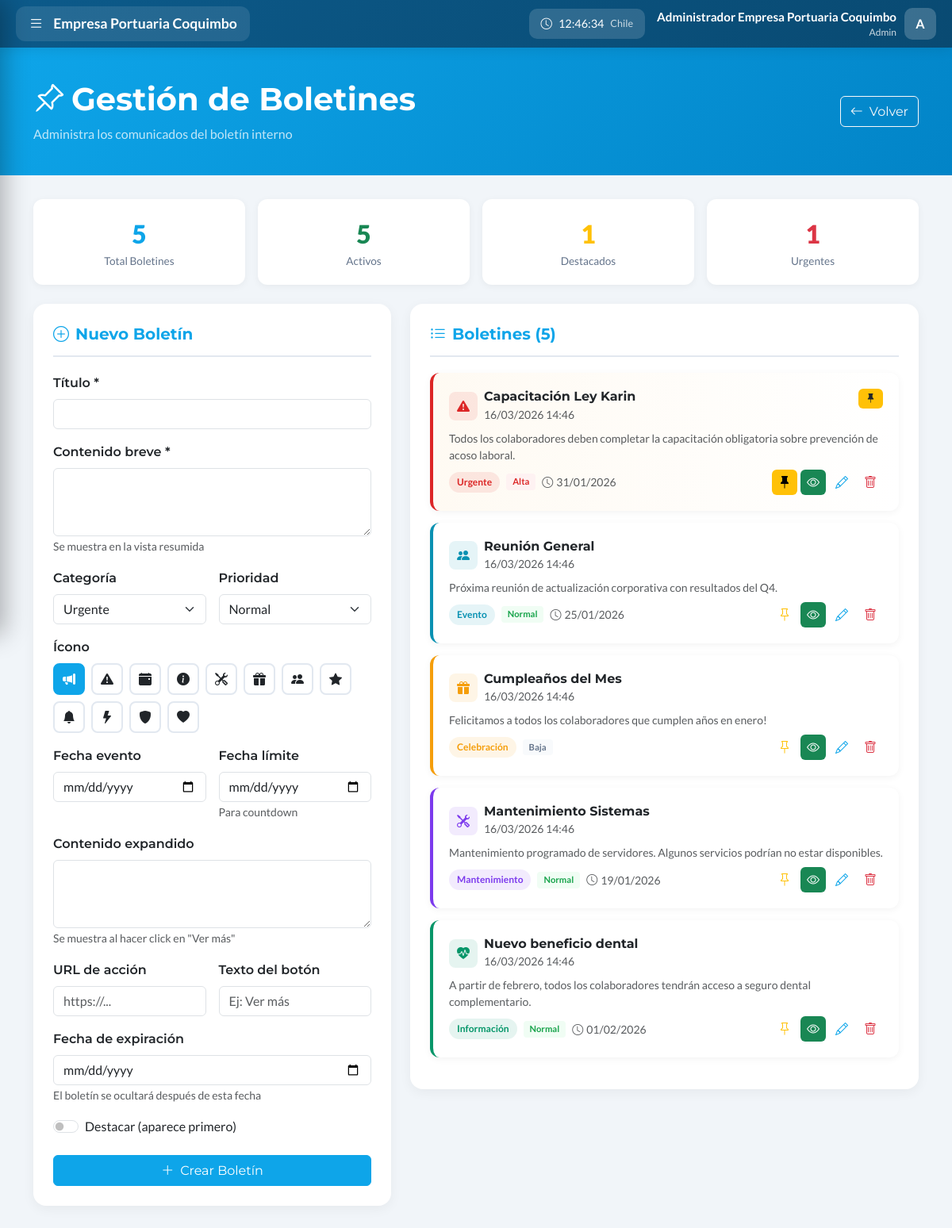
The page /admin_boletines.php (signed in) on the database its author committed.
### tables this page shows
CREATE TABLE IF NOT EXISTS users (
    id INT AUTO_INCREMENT PRIMARY KEY,
    name VARCHAR(100) NOT NULL,
    username VARCHAR(50) NOT NULL UNIQUE,
    email VARCHAR(150) NOT NULL UNIQUE,
    password VARCHAR(255) NOT NULL,
    role ENUM('admin', 'soporte', 'social', 'denuncia', 'user') NOT NULL DEFAULT 'user',
    is_active TINYINT(1) DEFAULT 1,
    last_login TIMESTAMP NULL,
    login_attempts INT DEFAULT 0,
    locked_until TIMESTAMP NULL,
    birthday DATE DEFAULT NULL,
    phone VARCHAR(20) DEFAULT NULL,
    department VARCHAR(100) DEFAULT NULL,
    position VARCHAR(100) DEFAULT NULL,
    avatar VARCHAR(255) DEFAULT NULL,
    bio TEXT DEFAULT NULL,
    created_at TIMESTAMP DEFAULT CURRENT_TIMESTAMP,
    updated_at TIMESTAMP DEFAULT CURRENT_TIMESTAMP ON UPDATE CURRENT_TIMESTAMP,
    INDEX idx_username (username),
    INDEX idx_email (email),
    INDEX idx_role (role)
);

CREATE TABLE IF NOT EXISTS bulletins (
    id INT AUTO_INCREMENT PRIMARY KEY,
    title VARCHAR(200) NOT NULL,
    content TEXT NOT NULL,
    category ENUM('urgent', 'event', 'info', 'maintenance', 'celebration') NOT NULL DEFAULT 'info',
    priority ENUM('low', 'normal', 'high') NOT NULL DEFAULT 'normal',
    icon VARCHAR(50) DEFAULT 'bi-megaphone',
    event_date DATE DEFAULT NULL,
    deadline_date DATE DEFAULT NULL,
    is_active TINYINT(1) DEFAULT 1,
    is_pinned TINYINT(1) DEFAULT 0,
    expanded_content TEXT DEFAULT NULL,
    action_url VARCHAR(500) DEFAULT NULL,
    action_label VARCHAR(100) DEFAULT NULL,
    author_id INT DEFAULT NULL,
    created_at TIMESTAMP DEFAULT CURRENT_TIMESTAMP,
    updated_at TIMESTAMP DEFAULT CURRENT_TIMESTAMP ON UPDATE CURRENT_TIMESTAMP,
    expires_at DATE DEFAULT NULL,
    FOREIGN KEY (author_id) REFERENCES users(id) ON DELETE SET NULL,
    INDEX idx_category (category),
    INDEX idx_active (is_active),
    INDEX idx_pinned (is_pinned),
    INDEX idx_expires (expires_at)
);

### public/admin_boletines.php (the view, shortened to what the rows shown need)
<?php
require_once '../includes/bootstrap.php';
$user = getCurrentUser();
$categories = [
    'urgent' => ['label' => 'Urgente', 'color' => '#dc2626', 'bg' => 'rgba(220,38,38,0.1)', 'icon' => 'bi-exclamation-triangle-fill'],
    'event' => ['label' => 'Evento', 'color' => '#0891b2', 'bg' => 'rgba(8,145,178,0.1)', 'icon' => 'bi-calendar-event-fill'],
    'info' => ['label' => 'Información', 'color' => '#059669', 'bg' => 'rgba(5,150,105,0.1)', 'icon' => 'bi-info-circle-fill'],
    'maintenance' => ['label' => 'Mantenimiento', 'color' => '#7c3aed', 'bg' => 'rgba(124,58,237,0.1)', 'icon' => 'bi-tools'],
    'celebration' => ['label' => 'Celebración', 'color' => '#f59e0b', 'bg' => 'rgba(245,158,11,0.1)', 'icon' => 'bi-balloon-fill']
];
$priorities = [
    'low' => 'Baja',
    'normal' => 'Normal',
    'high' => 'Alta'
];
$bulletins = $pdo->query('
    SELECT b.*, u.name as author_name
    FROM bulletins b
    LEFT JOIN users u ON b.author_id = u.id
    ORDER BY b.is_pinned DESC, b.created_at DESC
')->fetchAll();
?>
<!DOCTYPE html>
<html lang="es">
<head>
    <link href="https://cdn.jsdelivr.net/npm/bootstrap@5.3.2/dist/css/bootstrap.min.css" rel="stylesheet">
    <link href="https://cdn.jsdelivr.net/npm/bootstrap-icons@1.11.1/font/bootstrap-icons.css" rel="stylesheet">
    <link href="css/intranet.css" rel="stylesheet">
</head>
<body class="has-sidebar">
    <?php include '../includes/barra_lateral.php'; ?>
    <div class="page-header">
        <div class="container">
            <div class="d-flex justify-content-between align-items-center">
                <div>
                    <h1 class="fw-bold mb-2"><i class="bi bi-pin-angle me-2"></i>Gestión de Boletines</h1>
                </div>
            </div>
        </div>
    </div>
    <div class="container pb-5">
        <div class="row g-4">
            <div class="col-lg-7">
                <div class="form-section">
                    <?php if (empty($bulletins)): ?>
                    <div class="text-center py-5 text-muted">
                        <i class="bi bi-inbox" style="font-size: 3rem;"></i>
                        <p class="mt-3">No hay boletines creados</p>
                    </div>
                    <?php else: ?>
                    <?php foreach ($bulletins as $b): ?>
                    <div class="bulletin-card <?= $b['is_pinned'] ? 'pinned' : '' ?> <?= !$b['is_active'] ? 'inactive' : '' ?>" style="border-left-color: <?= $categories[$b['category']]['color'] ?>;">
                        <div class="d-flex justify-content-between align-items-start mb-2">
                            <div class="d-flex align-items-center gap-2">
                                <div style="width:36px;height:36px;border-radius:8px;background:<?= $categories[$b['category']]['bg'] ?>;color:<?= $categories[$b['category']]['color'] ?>;display:flex;align-items:center;justify-content:center;">
                                    <i class="bi <?= $b['icon'] ?>"></i>
                                </div>
                                <div>
                                    <h6 class="mb-0 fw-bold"><?= htmlspecialchars($b['title']) ?></h6>
                                    <small class="text-muted"><?= date('d/m/Y H:i', strtotime($b['created_at'])) ?></small>
                                </div>
                            </div>
                            <div class="d-flex align-items-center gap-1">
                                <?php if ($b['is_pinned']): ?>
                                <span class="badge bg-warning text-dark"><i class="bi bi-pin-fill"></i></span>
                                <?php endif; ?>
                            </div>
                        </div>
                        <p class="text-muted small mb-2"><?= htmlspecialchars($b['content']) ?></p>
                        <div class="d-flex justify-content-between align-items-center">
                            <div class="d-flex align-items-center gap-2">
                                <span class="category-badge" style="background:<?= $categories[$b['category']]['bg'] ?>;color:<?= $categories[$b['category']]['color'] ?>;">
                                    <?= $categories[$b['category']]['label'] ?>
                                </span>
                                <span class="priority-badge <?= $b['priority'] ?>"><?= $priorities[$b['priority']] ?></span>
                                <?php if ($b['deadline_date']): ?>
                                <small class="text-muted"><i class="bi bi-clock me-1"></i><?= date('d/m/Y', strtotime($b['deadline_date'])) ?></small>
                                <?php endif; ?>
                            </div>
                            <div class="d-flex gap-1">
                                <form method="POST" class="d-inline">
                                    <button type="submit" class="action-btn btn btn-<?= $b['is_pinned'] ? 'warning' : 'outline-warning' ?>" title="Destacar">
                                        <i class="bi bi-pin<?= $b['is_pinned'] ? '-fill' : '' ?>"></i>
                                    </button>
                                </form>
                                <form method="POST" class="d-inline">
                                    <button type="submit" class="action-btn btn btn-<?= $b['is_active'] ? 'success' : 'outline-secondary' ?>" title="<?= $b['is_active'] ? 'Desactivar' : 'Activar' ?>">
                                        <i class="bi bi-<?= $b['is_active'] ? 'eye' : 'eye-slash' ?>"></i>
                                    </button>
                                </form>
                                <a href="?edit=<?= $b['id'] ?>" class="action-btn btn btn-outline-primary" title="Editar">
                                    <i class="bi bi-pencil"></i>
                                </a>
                                <form method="POST" class="d-inline" onsubmit="return confirm('¿Eliminar este boletín?');">
                                    <button type="submit" class="action-btn btn btn-outline-danger" title="Eliminar">
                                        <i class="bi bi-trash"></i>
                                    </button>
                                </form>
                            </div>
                        </div>
                    </div>
                    <?php endforeach; ?>
                    <?php endif; ?>
                </div>
            </div>
        </div>
    </div>
    <?php include '../includes/pie_pagina.php'; ?>
</body>
</html>

### includes/barra_lateral.php (shortened to what the rows shown need)
<div class="epco-topbar">
    <div class="topbar-right">
        <div class="topbar-user">
            <div class="topbar-user-info d-none d-md-block">
                <div class="topbar-user-name"><?= htmlspecialchars($user['name']) ?></div>
                <div class="topbar-user-role"><?= ucfirst($user['role']) ?></div>
            </div>
            <div class="dropdown">
                <div class="topbar-avatar" role="button" data-bs-toggle="dropdown">
                    <?= strtoupper(substr($user['name'], 0, 1)) ?>
                </div>
            </div>
        </div>
    </div>
</div>

### rows shown on the page
users: name "Administrador Empresa Portuaria Coquimbo", role "Admin", name "A"
bulletins: title "Capacitación Ley Karin", created_at "16/03/2026 14:46", is_pinned 1 (drawn), content "Todos los colaboradores deben completar la capacitación obligatoria sobre prevención de acoso laboral.", category "Urgente", priority "Alta", deadline_date "31/01/2026", is_active 1 (drawn)
bulletins: title "Reunión General", created_at "16/03/2026 14:46", content "Próxima reunión de actualización corporativa con resultados del Q4.", category "Evento", priority "Normal", deadline_date "25/01/2026", is_pinned 0 (drawn), is_active 1 (drawn)
bulletins: title "Cumpleaños del Mes", created_at "16/03/2026 14:46", content "Felicitamos a todos los colaboradores que cumplen años en enero!", category "Celebración", priority "Baja", is_pinned 0 (drawn), is_active 1 (drawn)
bulletins: title "Mantenimiento Sistemas", created_at "16/03/2026 14:46", content "Mantenimiento programado de servidores. Algunos servicios podrían no estar disponibles.", category "Mantenimiento", priority "Normal", deadline_date "19/01/2026", is_pinned 0 (drawn), is_active 1 (drawn)
bulletins: title "Nuevo beneficio dental", created_at "16/03/2026 14:46", content "A partir de febrero, todos los colaboradores tendrán acceso a seguro dental complementario.", category "Información", priority "Normal", deadline_date "01/02/2026", is_pinned 0 (drawn), is_active 1 (drawn)

### other values the page prints
$stats['total'] "5"
$stats['activos'] "5"
$stats['destacados'] "1"
$stats['urgentes'] "1"
count($bulletins) "5"
form field category "Urgente"
form field priority "Normal"
